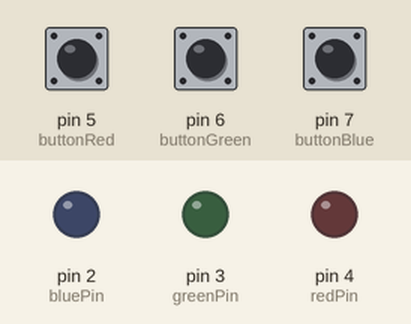
Recording of a sketch running on a simulated Arduino Uno, built with avr-gcc and run on an emulated ATmega328P. On the bench: output pins drawn as LEDs (lit = HIGH). Inputs (shaded band) come from the test bench; at power-on: pin 5 (buttonRed) LOW, pin 6 (buttonGreen) LOW, pin 7 (buttonBlue) LOW.

Above: at 1.2 s.
1.3 s: pin 5 (buttonRed) pulled HIGH for 0.15 s
At 2.5 s:
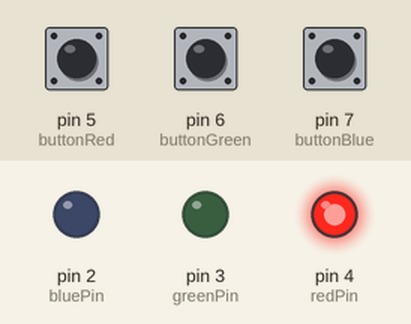
2.9 s: pin 6 (buttonGreen) pulled HIGH for 0.15 s
At 3.9 s:
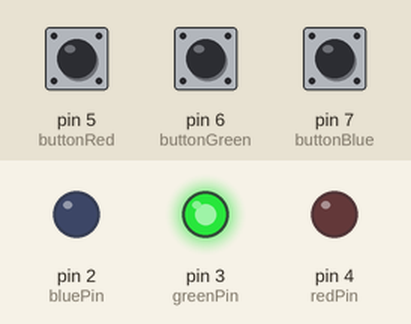
4.5 s: pin 7 (buttonBlue) pulled HIGH for 0.15 s
At 5.1 s:
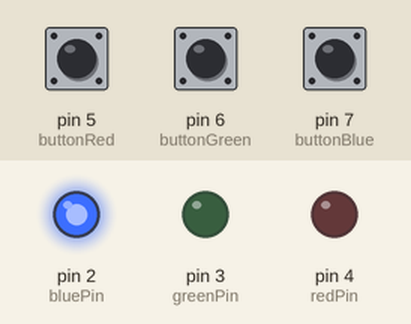
6.1 s: pin 5 (buttonRed) pulled HIGH for 1 s
At 7.5 s:
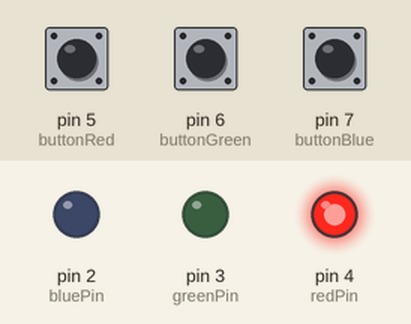
8.6 s: pin 6 (buttonGreen) pulled HIGH for 1 s
At 9.4 s:
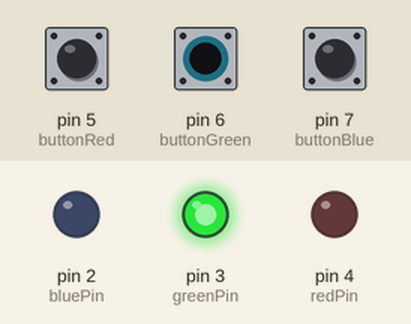
11.1 s: pin 5 (buttonRed) driven HIGH and pin 6 (buttonGreen) driven HIGH
At 12.5 s:
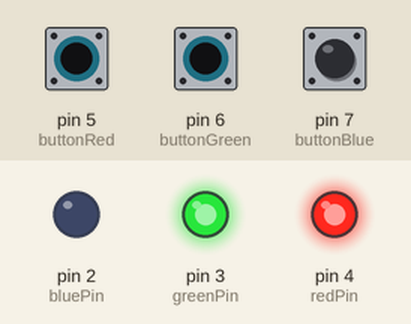
Timing chart, 0 to 13.6 s (numbered marks = the images above; inputs shaded):
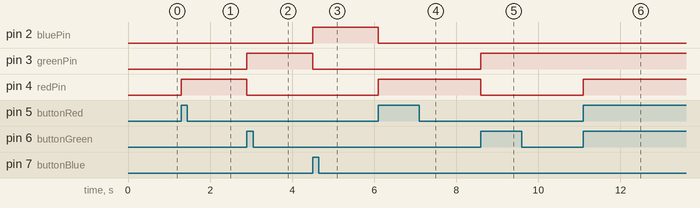

The sketch:

sketch_feb20a.ino
```cpp
// Pin assignments
const int redPin = 4;
const int greenPin = 3;
const int bluePin = 2;
const int buttonRed = 5;
const int buttonGreen = 6;
const int buttonBlue = 7;

// This sets the LED color
void setColor(int red, int green, int blue) {
    analogWrite(redPin, red);
    analogWrite(greenPin, green);
    analogWrite(bluePin, blue);
}
// Sets the output for the pins
void setup() {
    pinMode(redPin, OUTPUT);
    pinMode(greenPin, OUTPUT);
    pinMode(bluePin, OUTPUT);
    pinMode(buttonRed, INPUT);
    pinMode(buttonGreen, INPUT);
    pinMode(buttonBlue, INPUT);
}
// If the red, green, blue button is pressed, then turn them on function
void loop() {
    int redPressed = digitalRead(buttonRed) == HIGH;
    int greenPressed = digitalRead(buttonGreen) == HIGH;
    int bluePressed = digitalRead(buttonBlue) == HIGH;

    if (redPressed && !greenPressed && !bluePressed) {
        setColor(255, 0, 0); // Red
    } else if (!redPressed && greenPressed && !bluePressed) {
        setColor(0, 255, 0); // Green
    } else if (!redPressed && !greenPressed && bluePressed) {
        setColor(0, 0, 255); // Blue
    } else if (redPressed && greenPressed && !bluePressed) {
        setColor(255, 255, 0); // Yellow
    } else if (redPressed && !greenPressed && bluePressed) {
        setColor(128, 0, 128); // Purple
    } else if (!redPressed && greenPressed && bluePressed) {
        setColor(0, 255, 255); // Cyan
    } else if (redPressed && greenPressed && bluePressed) {
        setColor(255, 255, 255); // White
    }
}
```

Measured:
- after the input at 1.3 s, pin 4 (redPin): LOW → HIGH at once
- after the input at 2.9 s, pin 3 (greenPin): LOW → HIGH at once; pin 4 (redPin): HIGH → LOW at once
- after the input at 4.5 s, pin 2 (bluePin): LOW → HIGH at once; pin 3 (greenPin): HIGH → LOW at once
- after the input at 6.1 s, pin 2 (bluePin): HIGH → LOW at once; pin 4 (redPin): LOW → HIGH at once
- after the input at 8.6 s, pin 3 (greenPin): LOW → HIGH at once; pin 4 (redPin): HIGH → LOW at once
- after the input at 11.1 s, pin 4 (redPin): LOW → HIGH at once
